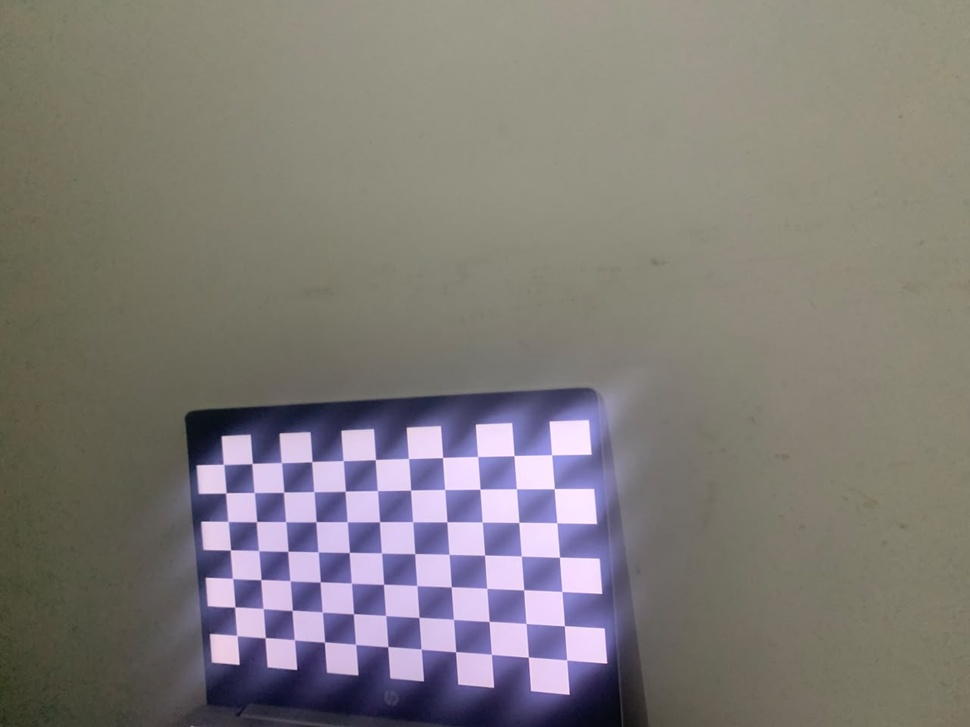
#> input picture calibration/raw/WhatsApp Image 2026-11-06 at 1.18.09 AM (1).jpeg, 970 x 727 px, shrunk from 1280 x 960 before the run; its folder holds 4 pictures in this run
$ python calibrate.py
#> lines starting #> are read from the running program, lines starting #| are printed output that depends on the picture
"""Calibrate the iPhone XR from photos of the on-screen checkerboard.

The board is 12 by 8 squares, so OpenCV looks for 11 by 7 inner corners.
Squares are stretched to the ProBook panel (309 mm by 174 mm), so a cell is
not a square. Shops were closed and there is no ruler.
"""

import glob
import os

import cv2
import numpy as np

RAW_DIR = os.path.join(os.path.dirname(__file__), "raw")
OUT_PATH = os.path.join(os.path.dirname(__file__), "camera.npz")
PATTERN = (11, 7)
COLS = 12
ROWS = 8
PANEL_MM = (309.0, 174.0)
SQUARE_MM = (PANEL_MM[0] / COLS, PANEL_MM[1] / ROWS)


def object_points():
    cols, rows = PATTERN
    obj = np.zeros((rows * cols, 3), np.float32)
    grid = np.mgrid[0:cols, 0:rows].T.reshape(-1, 2)
    obj[:, 0] = grid[:, 0] * SQUARE_MM[0]
    obj[:, 1] = grid[:, 1] * SQUARE_MM[1]
    return obj


def main():
    paths = sorted(glob.glob(os.path.join(RAW_DIR, "*")))
    objp = object_points()
    obj_points = []
    img_points = []
    image_size = None
    used = []
    skipped = []

    for path in paths:
        image = cv2.imread(path)
#> image is the input picture: shape (727, 970, 3); mean B, G, R 120.2, 123.4, 128
        if image is None:
            skipped.append(os.path.basename(path))
            continue
        gray = cv2.cvtColor(image, cv2.COLOR_BGR2GRAY)
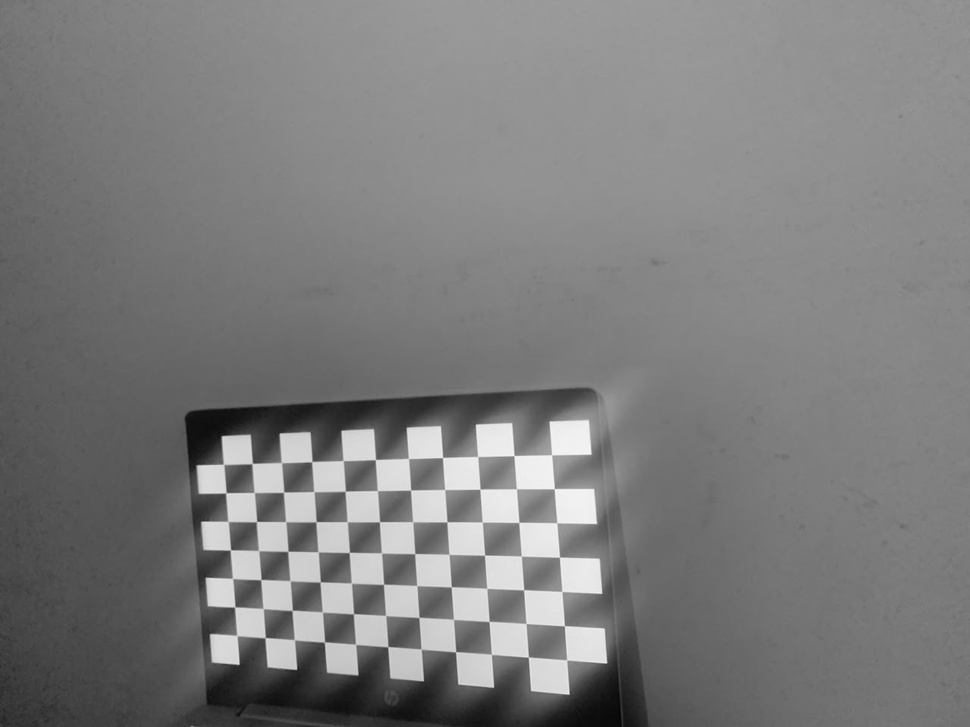
#> gray: shape (727, 970); min 3, max 246, mean 124.4
        ok, corners = cv2.findChessboardCornersSB(gray, PATTERN, cv2.CALIB_CB_EXHAUSTIVE)
#> ok = True; corners = 77 rows, first 8: [566.7, 660.1], [528.4, 657.4], [491.3, 654.3], [455.7, 652], [421.2, 649.2], [388, 646.9], [355.5, 644.2], [324.6, 642.2]
        if not ok:
            skipped.append(os.path.basename(path))
            continue
        obj_points.append(objp)
        img_points.append(corners.astype(np.float32))
        image_size = gray.shape[::-1]
#> image_size = (970, 727)
        used.append(os.path.basename(path))
#> pass 2 of the loop in main, `for path in paths:`:
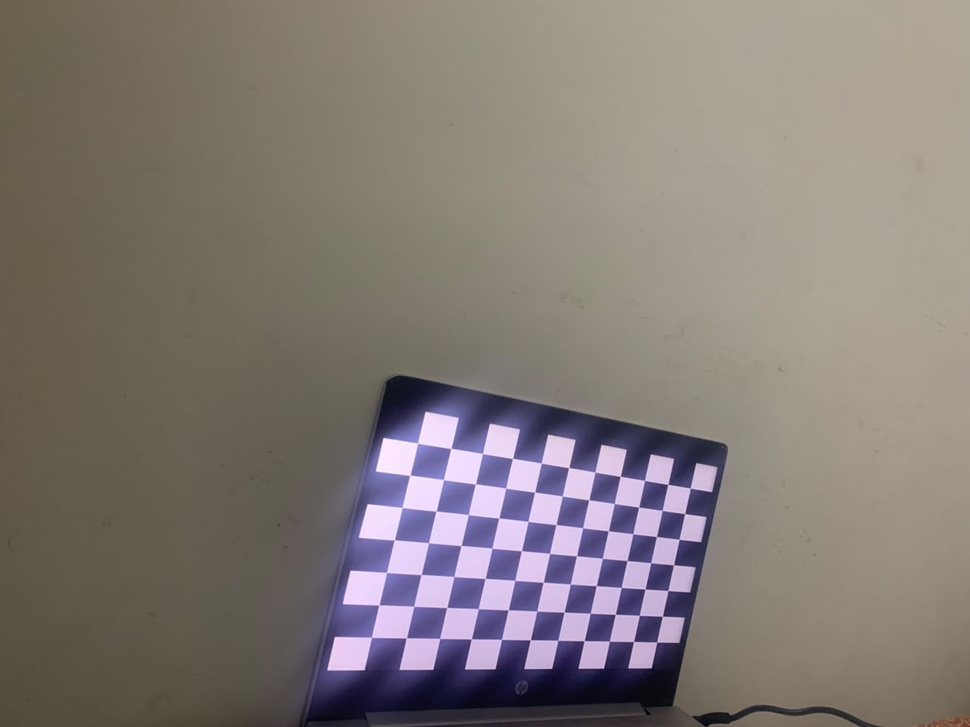
#> input picture calibration/raw/WhatsApp Image 2026-11-06 at 1.18.09 AM (2).jpeg, 970 x 727 px, shrunk from 1280 x 960 before the run
#> in main, image is the input picture: shape (727, 970, 3); mean B, G, R 117.6, 123, 130.9
#> in main, `gray = cv2.cvtColor(image, cv2.COLOR_BGR2GRAY)`:
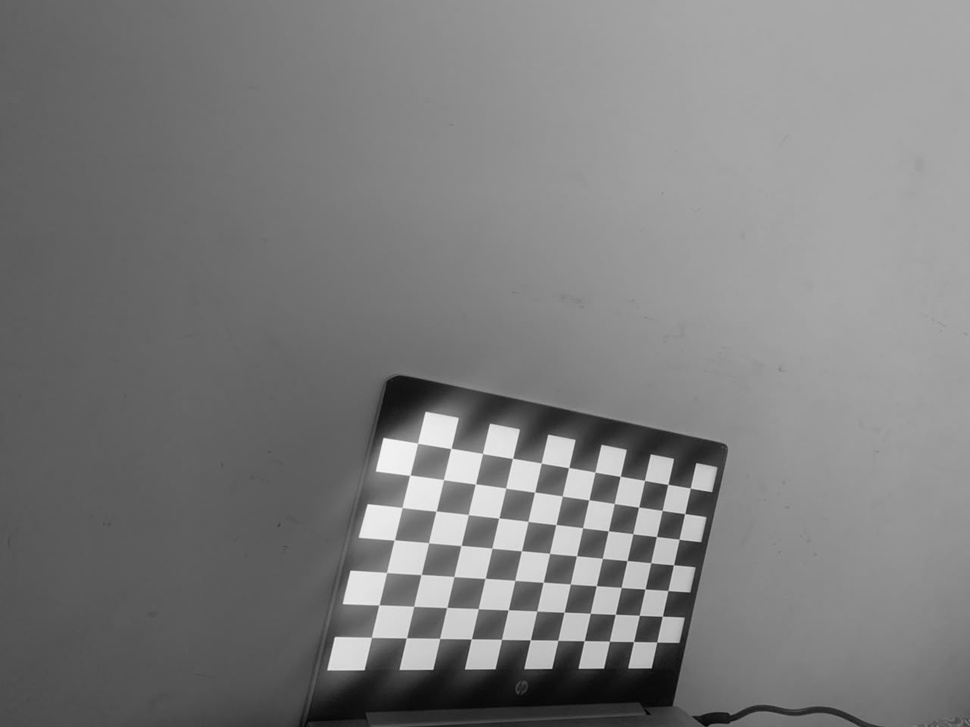
#> gray: shape (727, 970); min 1, max 247, mean 124.7
#> corners = 77 rows, first 8: [656.8, 642], [633.4, 641.8], [609.3, 641.3], [584, 640.9], [557.9, 640.4], [530.3, 640.1], [501.6, 639.3], [471.3, 639.3]
#> pass 3 of the loop in main, `for path in paths:`:
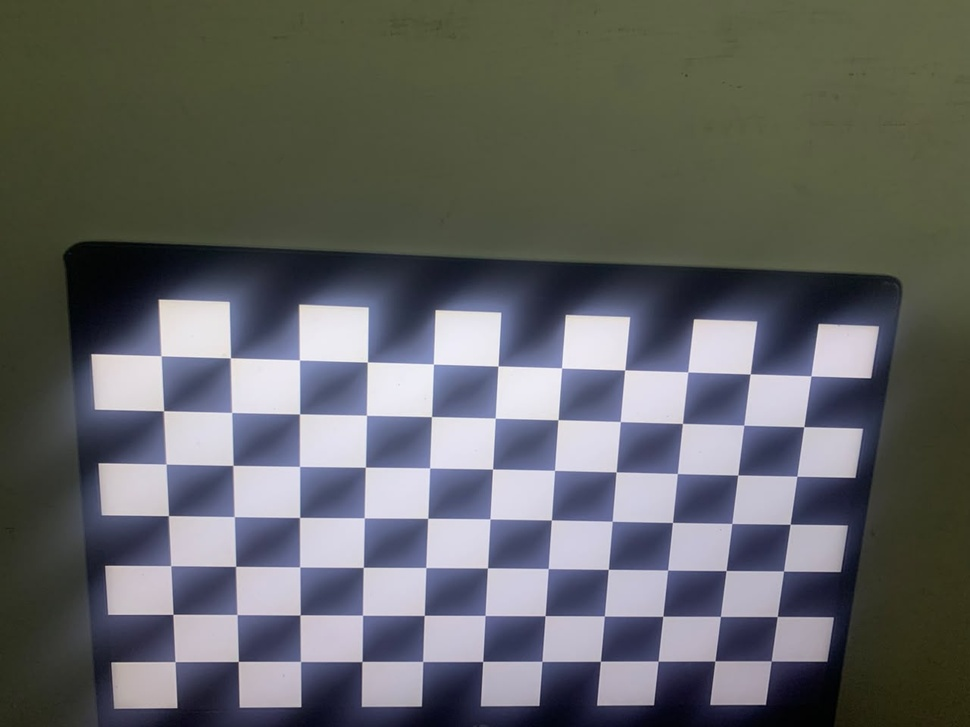
#> input picture calibration/raw/WhatsApp Image 2026-11-06 at 1.18.09 AM.jpeg, 970 x 727 px, shrunk from 1280 x 960 before the run
#> in main, image is the input picture: shape (727, 970, 3); mean B, G, R 100.2, 99.9, 98.3
#> in main, `gray = cv2.cvtColor(image, cv2.COLOR_BGR2GRAY)`:
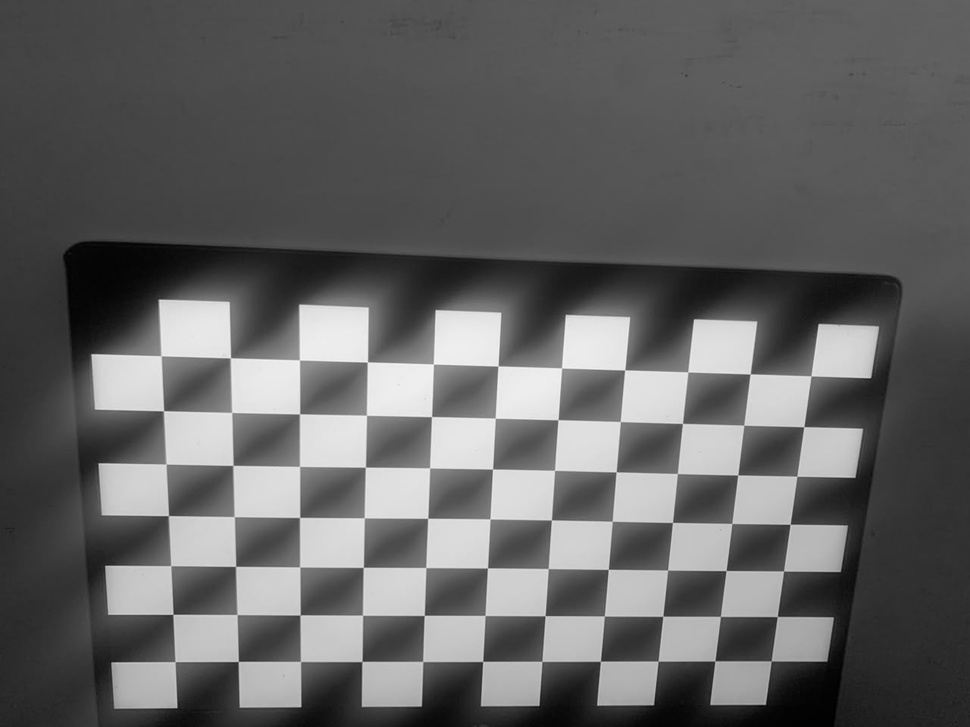
#> gray: shape (727, 970); min 0, max 249, mean 99.5
#> corners = 77 rows, first 8: [771.2, 660.9], [714.8, 660.9], [658, 661], [600.4, 661.3], [541.9, 661.3], [482.8, 661.4], [422.7, 661.4], [362, 661.6]
#> the loop made 4 passes; the first 3 are shown

    if len(used) < 10:
#> (the run stopped early here; a loop or call above may not have finished)
